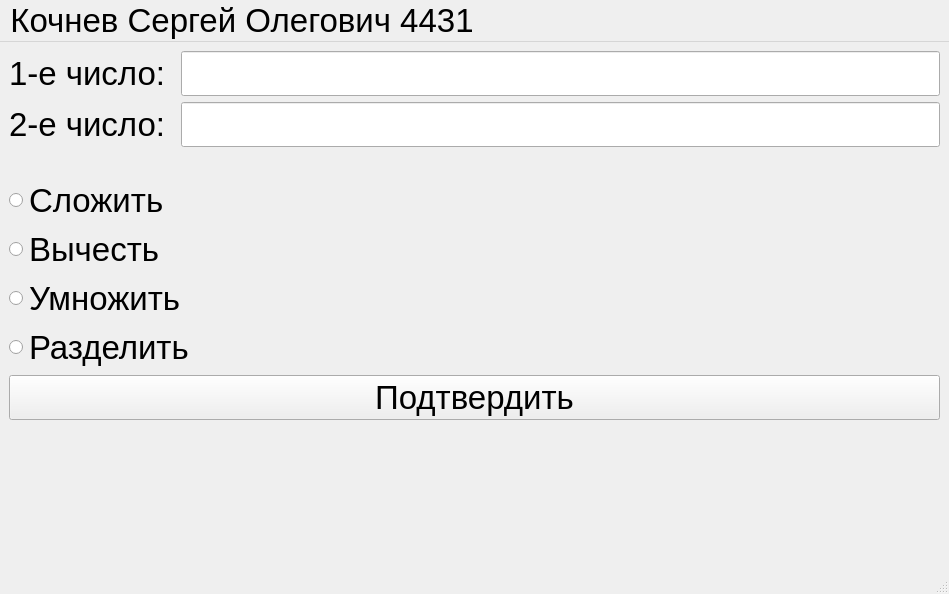
<?xml version="1.0" encoding="UTF-8"?>
<ui version="4.0">
 <class>MainWindow</class>
 <widget class="QMainWindow" name="MainWindow">
  <property name="geometry">
   <rect>
    <x>0</x>
    <y>0</y>
    <width>949</width>
    <height>594</height>
   </rect>
  </property>
  <property name="font">
   <font>
    <pointsize>25</pointsize>
   </font>
  </property>
  <property name="windowTitle">
   <string>MainWindow</string>
  </property>
  <widget class="QWidget" name="centralwidget">
   <layout class="QHBoxLayout" name="horizontalLayout">
    <item>
     <layout class="QVBoxLayout" name="verticalLayout_2">
      <item>
       <layout class="QFormLayout" name="formLayout">
        <item row="0" column="0">
         <widget class="QLabel" name="label_1">
          <property name="font">
           <font>
            <pointsize>25</pointsize>
           </font>
          </property>
          <property name="text">
           <string>1-е число: </string>
          </property>
         </widget>
        </item>
        <item row="1" column="0">
         <widget class="QLabel" name="label_2">
          <property name="font">
           <font>
            <pointsize>25</pointsize>
           </font>
          </property>
          <property name="text">
           <string>2-е число: </string>
          </property>
         </widget>
        </item>
        <item row="2" column="0">
         <layout class="QVBoxLayout" name="verticalLayout"/>
        </item>
        <item row="2" column="1">
         <spacer name="horizontalSpacer">
          <property name="orientation">
           <enum>Qt::Orientation::Horizontal</enum>
          </property>
          <property name="sizeHint" stdset="0">
           <size>
            <width>308</width>
            <height>20</height>
           </size>
          </property>
         </spacer>
        </item>
        <item row="1" column="1">
         <widget class="QLineEdit" name="line_2"/>
        </item>
        <item row="0" column="1">
         <widget class="QLineEdit" name="line_1"/>
        </item>
       </layout>
      </item>
      <item>
       <widget class="QRadioButton" name="add">
        <property name="text">
         <string>Сложить</string>
        </property>
       </widget>
      </item>
      <item>
       <widget class="QRadioButton" name="minus">
        <property name="text">
         <string>Вычесть</string>
        </property>
       </widget>
      </item>
      <item>
       <widget class="QRadioButton" name="multiply">
        <property name="text">
         <string>Умножить</string>
        </property>
       </widget>
      </item>
      <item>
       <widget class="QRadioButton" name="divine">
        <property name="text">
         <string>Разделить</string>
        </property>
       </widget>
      </item>
      <item>
       <widget class="QPushButton" name="allow">
        <property name="text">
         <string>Подтвердить</string>
        </property>
       </widget>
      </item>
      <item>
       <widget class="QLabel" name="otv">
        <property name="text">
         <string/>
        </property>
       </widget>
      </item>
     </layout>
    </item>
   </layout>
  </widget>
  <widget class="QMenuBar" name="menubar">
   <property name="geometry">
    <rect>
     <x>0</x>
     <y>0</y>
     <width>949</width>
     <height>50</height>
    </rect>
   </property>
   <widget class="QMenu" name="menu_4431">
    <property name="title">
     <string>Кочнев Сергей Олегович 4431</string>
    </property>
   </widget>
   <addaction name="menu_4431"/>
  </widget>
  <widget class="QStatusBar" name="statusbar"/>
 </widget>
 <resources/>
 <connections/>
</ui>
